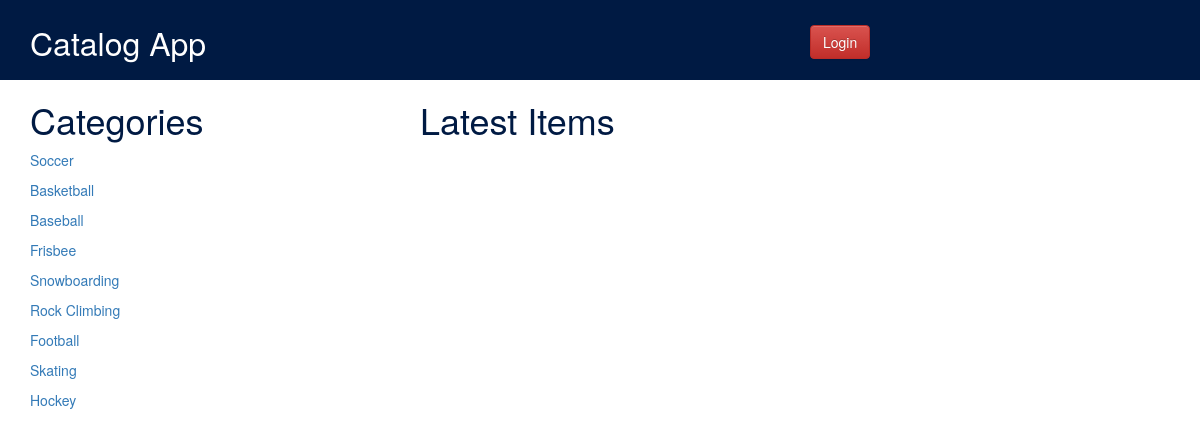
Before: / with the older database file.
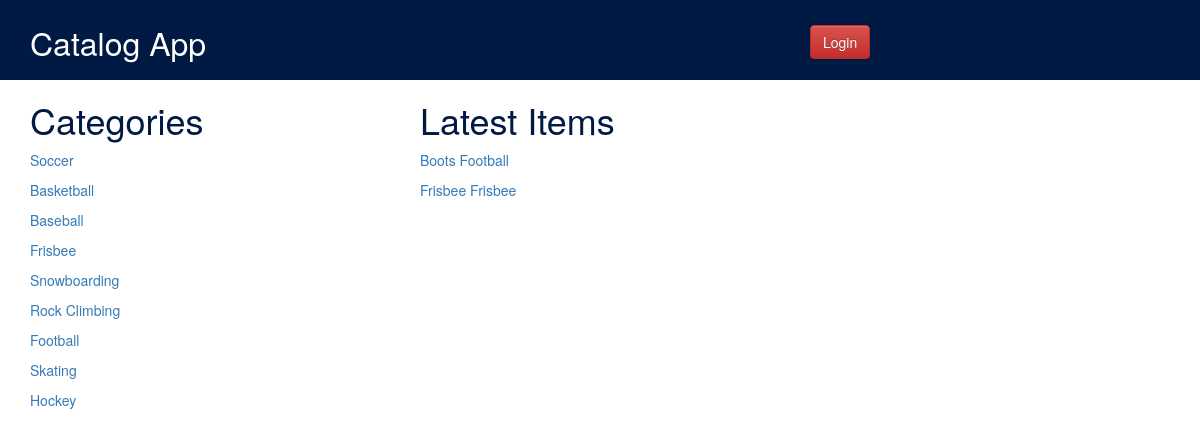
After: the same page with the newer database file.
### database_setup.py (models this page shows, shortened)
class Category(Base):
    __tablename__ = 'category'
    id = Column(Integer, primary_key=True)
    name = Column(String(250), nullable=False)

class Item(Base):
    __tablename__ = 'item'
    id = Column(Integer, primary_key=True)
    name = Column(String(250), nullable=False)
    description = Column(Text, nullable=True)
    category_id = Column(Integer, ForeignKey('category.id'))
    category = relationship(Category)
    user_id = Column(Integer, ForeignKey('user.id'))
    user = relationship(User)
    created_date = Column(DateTime, default=datetime.datetime.now)

### application.py (the view)
@app.route('/')
def showLatest():
    categories = session.query(Category).all()
    items = session.query(Item).order_by(Item.created_date).slice(0, 10)
    if 'username' not in login_session:
        return render_template('publicindex.html', categories=categories, items=items)
    else:
        return render_template('loggedindex.html', categories=categories, items=items)

### templates/publicindex.html
{% extends "main.html" %}
{% block content %}
<div class="container">
    <div class="row">
        <div class="col-xs-4">
            <h1 class="pages_h1">Categories</h1>
            {% for category in categories %}
                <p><a href="{{ url_for('showItems', category_name=category.name) }}">{{ category.name }}</a></p>
            {% endfor %}
        </div>
        <div class="col-xs-8">
            <h1 class="pages_h1">Latest Items</h1>
            {% for item in items %}
                <p><a href="{{ url_for('showItem', category_name=item.category.name, item_name=item.name) }}">{{ item.name }} {{ item.category.name }}</a></p>
            {% endfor %}
        </div>
    </div>
</div>
{% endblock %}

### templates/main.html (shortened to what this page needs)
<!DOCTYPE html>
<html>
<head lang="en">
    <link href="{{ url_for('static', filename='css/bootstrap.min.css') }}" rel="stylesheet" type="text/css">
    <link href="{{ url_for('static', filename='css/bootstrap-theme.min.css') }}" rel="stylesheet" type="text/css">
    <link href="{{ url_for('static', filename='css/style.css') }}" rel="stylesheet" type="text/css">
</head>
<body>
    <div class="container" id="headerline">
        <div class="row login"></div>
        <div class="container">
            <div class="row">
                <div class="col-xs-8">
                    <h1 class="main_h1">Catalog App</h1>
                </div>
                <div class="col-xs-4" >
                    {% if 'username' not in session %}
                        <a href="{{ url_for('showLogin') }}" class="btn btn-danger">Login</a>
                    {% else %}
                        <a href="{{ url_for('disconnect') }}" class="btn btn-danger">Logout</a>
                    {% endif %}
                </div>
            </div>
        </div>
        <div class="row login"></div>
    </div>
    {% block content %}
    {% endblock %}
</body>
</html>

### static/css/style.css (style rules this page uses)
#headerline { background-color: #001a43; height: 80px; width: 100%; }
.login { height: 25px; }
.main_h1 { color: #ffffff; font-size: 32px; margin-top: 0px; }
.pages_h1 { color: #001a43; }

Changed rows visible on the page:
added Item: name "Boots", category.name "Football"
added Item: name "Frisbee", category.name "Frisbee"
